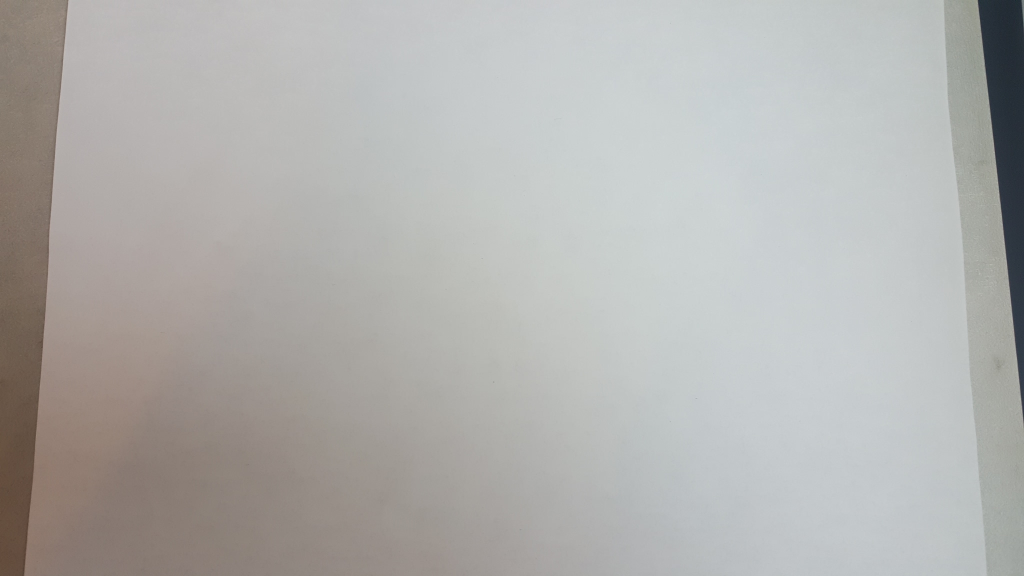
#> input picture images/DSC_0032.JPG, 2048 x 1152 px (shown at 1/2 size); its folder holds only this picture in this run
$ python main.py
#> lines starting #> are read from the running program, lines starting #| are printed output that depends on the picture
### util/image_process.py
import os
import cv2 as cv
import matplotlib.pyplot as plt
import numpy as np

# Function: load_images
# Parameter(s): f_path
# Return: Array of images
# Description: Retrieves images from specified src
def load_images(f_path, roi=False):
	img_array = []
	imgs = os.listdir(f_path)
	print("load_images(): ", sorted(imgs))

	for image in sorted(imgs):
		if image.endswith(".JPG"):
			#img = PImage.open(f_path + image)
			img = cv.imread(f_path + image)
			img_array.append(region_of_interest(img, roi))

	return img_array

# Function: region_of_interest
# Parameters: image
# Return: Crop image from region of interest
# Description: For a given image, crop out a square of the image
def region_of_interest(image, roi):
	# Get image dimensions
	height, width = image.shape[:2]

	if (roi):
		#print("region_of_interest() - Gamma")
		h = int(height / 4)
		w = int(width * 3 / 4)

		# Crop image
		imgCrop = image[h:h+200, w:w+200]

	else:
		#print("region_of_interest() - HDR")
		# Keep OG image
		h = int(height)
		w = int(width)
		imgCrop = image[0:h, 0:w]

	#print("region_of_interest() - image shape:", imgCrop.shape[:2])

	# Sanity check that the region was choosen correctly
	#im[h:h+100, w:w+100] = [255,255,255]

	return imgCrop

# Function: split_channels
# Parameter(s): image
# Return: Numpy array of color channels: b,g,r
# Description: Split image by color channels
def split_channels(image):
	img = cv.split(image)
	return img

# Description: Calculate the average brightness of a single channel
def avg_channel_brightness(channel):
	sum_pixels = channel.sum()
	num_pixels = channel.size
	avg_brightness = sum_pixels / num_pixels
	return avg_brightness

# Description: Calculate the average brightness of an image
def average_img_brightness(image):
	channel = split_channels(image)

	b_brightness = avg_channel_brightness(channel[0])
	g_brightness = avg_channel_brightness(channel[1])
	r_brightness = avg_channel_brightness(channel[2])

	return [b_brightness, g_brightness, r_brightness]

# Decription: Return matrix of all images brightness for each channel
def average_all_img_brightness(images):
	img_brightness = []

	for img in images:
		img_brightness.append(average_img_brightness(img))

	img_brightness = np.array(img_brightness)

	b_brightness = np.sort(img_brightness[:,0])[::-1]
	g_brightness = np.sort(img_brightness[:,1])[::-1]
	r_brightness = np.sort(img_brightness[:,2])[::-1]

	return [b_brightness, g_brightness, r_brightness]

def merge_channels(channels):
	newImg = cv.merge(channels)
	return newImg

def B_to_power_g(channel, g, a):
	newChan = np.divide(np.float32(np.power(channel, g)), a)
	return newChan

### gamma.py
import os
from util import image_process as ip
import numpy as np
from scipy import stats

def gamma(exp_times, filepath):
	imgs = ip.load_images(filepath, roi=True)
#> in load_images, img is the input picture: shape (1152, 2048, 3); mean B, G, R 174.3, 176.5, 177.1
#> in region_of_interest, `imgCrop = image[h:h+200, w:w+200]`:
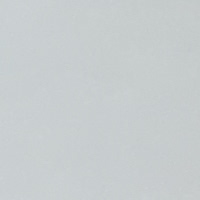
#> imgCrop: shape (200, 200, 3); mean B, G, R 206.4, 204.9, 199.5
#> imgs = 1 item
	brightness = ip.average_all_img_brightness(imgs)
#> the loop in average_all_img_brightness, `for img in images:` made 1 pass
#> (b_brightness in average_img_brightness, g_brightness in average_img_brightness, r_brightness in average_img_brightness) on pass 1: (206.4, 204.9, 199.5)
#> after the loop in average_all_img_brightness, `for img in images:`: img_brightness = [[206.4, 204.9, 199.5]]
#> in average_all_img_brightness, `b_brightness = np.sort(img_brightness[:,0])[::-1]`: b_brightness = [206.4]
#> in average_all_img_brightness, `g_brightness = np.sort(img_brightness[:,1])[::-1]`: g_brightness = [204.9]
#> in average_all_img_brightness, `r_brightness = np.sort(img_brightness[:,2])[::-1]`: r_brightness = [199.5]
#> brightness = [[206.4], [204.9], [199.5]]

	g = []
	curve = []

	blue = brightness[0]
#> blue = [206.4]
	green = brightness[1]
#> green = [204.9]
	red = brightness[2]
#> red = [199.5]

	blue_curve, b_gamma = linear_regression_curve(exp_times, np.log10(blue))
	green_curve, g_gamma = linear_regression_curve(exp_times, np.log10(green))
	red_curve, r_gamma = linear_regression_curve(exp_times, np.log10(red))

	g.append(b_gamma)
	g.append(g_gamma)
	g.append(r_gamma)

	curve.append(blue_curve)
	curve.append(green_curve)
	curve.append(red_curve)

	return curve, g, brightness

# Calculate linear regression coefficients
def linear_regression_curve(exp_times, channel):
#> (the run stopped early here; a loop or call above may not have finished)
